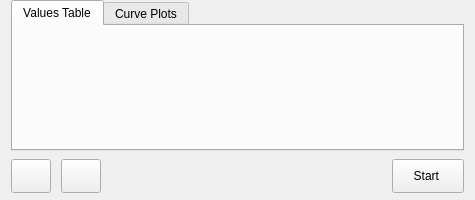
<?xml version="1.0" encoding="UTF-8"?>
<ui version="4.0">
 <class>MBSWcontent_Form</class>
 <widget class="QWidget" name="MBSWcontent_Form">
  <property name="geometry">
   <rect>
    <x>0</x>
    <y>0</y>
    <width>475</width>
    <height>200</height>
   </rect>
  </property>
  <property name="minimumSize">
   <size>
    <width>475</width>
    <height>200</height>
   </size>
  </property>
  <property name="font">
   <font>
    <family>Liberation Sans</family>
    <pointsize>9</pointsize>
   </font>
  </property>
  <property name="windowTitle">
   <string>Measuring Blocks</string>
  </property>
  <layout class="QVBoxLayout" name="verticalLayout">
   <property name="spacing">
    <number>0</number>
   </property>
   <property name="topMargin">
    <number>0</number>
   </property>
   <property name="bottomMargin">
    <number>7</number>
   </property>
   <item>
    <layout class="QHBoxLayout" name="horizontalLayout">
     <property name="spacing">
      <number>-1</number>
     </property>
     <property name="topMargin">
      <number>0</number>
     </property>
     <property name="bottomMargin">
      <number>0</number>
     </property>
    </layout>
   </item>
   <item>
    <widget class="QTabWidget" name="MBSWviews_tabWidget">
     <property name="currentIndex">
      <number>0</number>
     </property>
     <widget class="QWidget" name="table_tab">
      <attribute name="title">
       <string>Values Table</string>
      </attribute>
      <layout class="QGridLayout" name="valuesTableView_gridLayout">
       <property name="margin">
        <number>0</number>
       </property>
       <property name="spacing">
        <number>11</number>
       </property>
      </layout>
     </widget>
     <widget class="QWidget" name="curves_tab">
      <attribute name="title">
       <string>Curve Plots</string>
      </attribute>
      <layout class="QGridLayout" name="curvesView_gridLayout">
       <property name="margin">
        <number>0</number>
       </property>
       <property name="spacing">
        <number>11</number>
       </property>
      </layout>
     </widget>
    </widget>
   </item>
   <item>
    <layout class="QHBoxLayout" name="horizontalLayout_2">
     <property name="spacing">
      <number>10</number>
     </property>
     <property name="topMargin">
      <number>8</number>
     </property>
     <property name="bottomMargin">
      <number>0</number>
     </property>
     <item>
      <widget class="QPushButton" name="mbswadd_pushButton">
       <property name="minimumSize">
        <size>
         <width>40</width>
         <height>34</height>
        </size>
       </property>
       <property name="maximumSize">
        <size>
         <width>40</width>
         <height>34</height>
        </size>
       </property>
       <property name="text">
        <string/>
       </property>
       <property name="icon">
        <iconset resource="../resources/FreeSSM.qrc">
         <normaloff>:/icons/chrystal/32x32/add.png</normaloff>:/icons/chrystal/32x32/add.png</iconset>
       </property>
       <property name="iconSize">
        <size>
         <width>24</width>
         <height>24</height>
        </size>
       </property>
      </widget>
     </item>
     <item>
      <widget class="QPushButton" name="mbswdelete_pushButton">
       <property name="minimumSize">
        <size>
         <width>40</width>
         <height>34</height>
        </size>
       </property>
       <property name="maximumSize">
        <size>
         <width>40</width>
         <height>34</height>
        </size>
       </property>
       <property name="text">
        <string/>
       </property>
       <property name="icon">
        <iconset resource="../resources/FreeSSM.qrc">
         <normaloff>:/icons/chrystal/32x32/edit_remove.png</normaloff>:/icons/chrystal/32x32/edit_remove.png</iconset>
       </property>
       <property name="iconSize">
        <size>
         <width>30</width>
         <height>30</height>
        </size>
       </property>
      </widget>
     </item>
     <item>
      <spacer name="horizontalSpacer">
       <property name="orientation">
        <enum>Qt::Horizontal</enum>
       </property>
       <property name="sizeHint" stdset="0">
        <size>
         <width>40</width>
         <height>20</height>
        </size>
       </property>
      </spacer>
     </item>
     <item>
      <widget class="QPushButton" name="startstopmbreading_pushButton">
       <property name="minimumSize">
        <size>
         <width>72</width>
         <height>34</height>
        </size>
       </property>
       <property name="maximumSize">
        <size>
         <width>72</width>
         <height>34</height>
        </size>
       </property>
       <property name="text">
        <string> Start  </string>
       </property>
       <property name="icon">
        <iconset resource="../resources/FreeSSM.qrc">
         <normaloff>:/icons/chrystal/32x32/player_play.png</normaloff>:/icons/chrystal/32x32/player_play.png</iconset>
       </property>
       <property name="iconSize">
        <size>
         <width>24</width>
         <height>24</height>
        </size>
       </property>
      </widget>
     </item>
    </layout>
   </item>
  </layout>
 </widget>
 <resources>
  <include location="../resources/FreeSSM.qrc"/>
 </resources>
 <connections/>
</ui>
